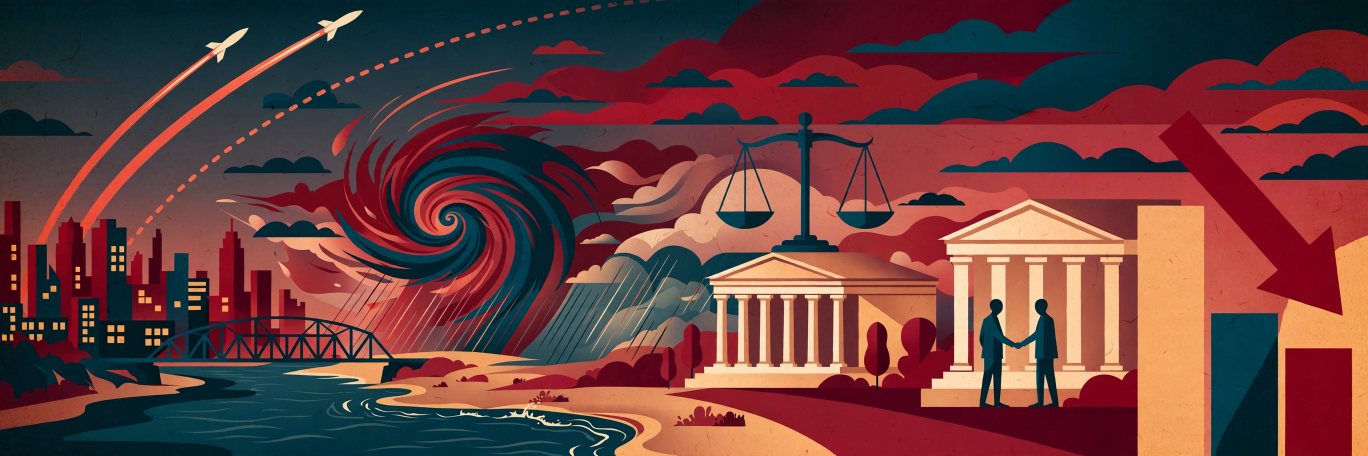
#> input picture media-generation-hero-illustration-0-f5723e1d-ddcb-4ed3-b128-feea34725a9c.png, 2736 x 912 px (shown at 1/2 size)
$ python build_poster.py
#> lines starting #> are read from the running program, lines starting #| are printed output that depends on the picture
#!/usr/bin/env python3
"""Compose the news-image-20261121 entry poster (1024x1024 PNG).

Layout (deliberately different from the 20261120 poster): a full-width
hero illustration on top, a crimson masthead strip under it, one
full-width lead story, then the remaining four stories in a 2x2 grid of
cards, and a sources footer. All text is drawn here with DejaVu fonts
so every label is crisp and legible.
"""
import os
from PIL import Image, ImageDraw, ImageFont

HERE = os.path.dirname(os.path.abspath(__file__))
HERO = os.path.join(
    HERE,
    "media-generation-hero-illustration-0-f5723e1d-ddcb-4ed3-b128-feea34725a9c.png",
)
OUT = os.path.join(HERE, "entry.png")

W, H = 1024, 1024
CRIMSON = (122, 31, 43)
CRIMSON_DARK = (96, 22, 32)
OCHRE = (232, 164, 32)
PAPER = (247, 243, 236)
CARD = (255, 255, 255)
CARD_LINE = (222, 216, 206)
INK = (24, 30, 38)
GREY = (92, 102, 116)
RED = (178, 44, 36)
BLUE = (31, 90, 150)
TEAL = (13, 110, 105)
BROWN = (176, 118, 8)
PURPLE = (88, 70, 140)

FONT_DIR = "/usr/share/fonts/truetype/dejavu"


def font(name, size):
    return ImageFont.truetype(os.path.join(FONT_DIR, name), size)


F_DATE = font("DejaVuSans-Bold.ttf", 54)
F_KICK = font("DejaVuSans-Bold.ttf", 18)
F_LEAD_HEAD = font("DejaVuSans-Bold.ttf", 32)
F_LEAD_BODY = font("DejaVuSans.ttf", 20)
F_HEAD = font("DejaVuSans-Bold.ttf", 26)
F_BODY = font("DejaVuSans.ttf", 18)
F_FOOT = font("DejaVuSans.ttf", 17)
F_TAG = font("DejaVuSans-Bold.ttf", 15)


def wrap(draw, text, fnt, max_w):
    """Greedy word wrap returning a list of lines fitting max_w."""
    words = text.split()
    lines, cur = [], ""
    for w in words:
        trial = (cur + " " + w).strip()
        if draw.textlength(trial, font=fnt) <= max_w:
            cur = trial
        else:
            if cur:
                lines.append(cur)
            cur = w
    if cur:
        lines.append(cur)
    return lines


# Five verified 21 November 2026 stories (kicker, headline, summary, accent).
LEAD = (
    "MISSILES LAND IN POLAND",
    "Russia's biggest November strike hits Kyiv",
    "111 missiles, 404 drones; 8 killed, 3 bridges hit \u2014 Kh-101 lands in Poland, NATO jets scrambled",
    RED,
)
CARDS = [
    (
        "TRUMP MEETS MAMDANI",
        "Rivals turn cordial in the Oval Office",
        "Trump \u2018confident\u2019 Mamdani can do a good job: \u2018we agree on a lot more than I thought\u2019",
        BLUE,
    ),
    (
        "DENMARK EXPELS ENVOY",
        "Russia \u2018plotted to kill rapper\u2019",
        "Kyivstoner plot foiled in September; defence attach\u00e9 out in 7 days",
        TEAL,
    ),
    (
        "CYCLONE AKVAN",
        "Odisha escapes worst of storm",
        "372,000 evacuated as storm hits Gopalpur; first November landfall since 1995",
        BROWN,
    ),
    (
        "BANK DATA BREACH",
        "JPMorgan, Visa, Mastercard hit",
        "Vendor breach claimed by group n0n; 16,000+ emails out, no payment data hit",
        PURPLE,
    ),
]

poster = Image.new("RGB", (W, H), PAPER)
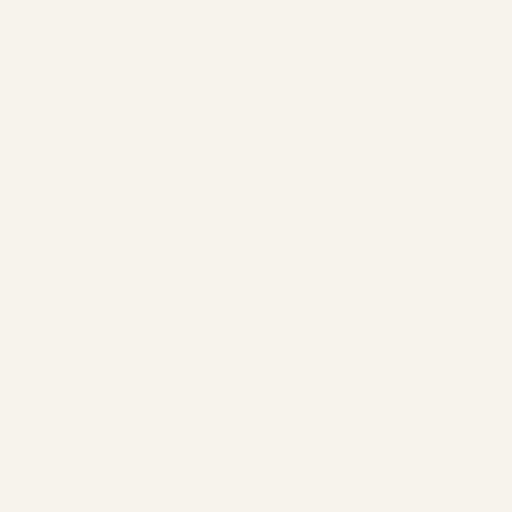
#> poster: PIL image 1024x1024 RGB (shown at 1/2 size); mean R, G, B 247, 243, 236
d = ImageDraw.Draw(poster)

# --- Hero illustration, cropped to a wide band on top. ---
hero = Image.open(HERO).convert("RGB")
#> hero is the input picture: PIL image 2736x912 RGB; mean R, G, B 105, 62.5, 62
crop_h = int(hero.width * 320 / 1024)
#> crop_h = 855
top = max(0, (hero.height - crop_h) // 2 - 30)
#> top = 0
hero = hero.crop((0, top, hero.width, top + crop_h))
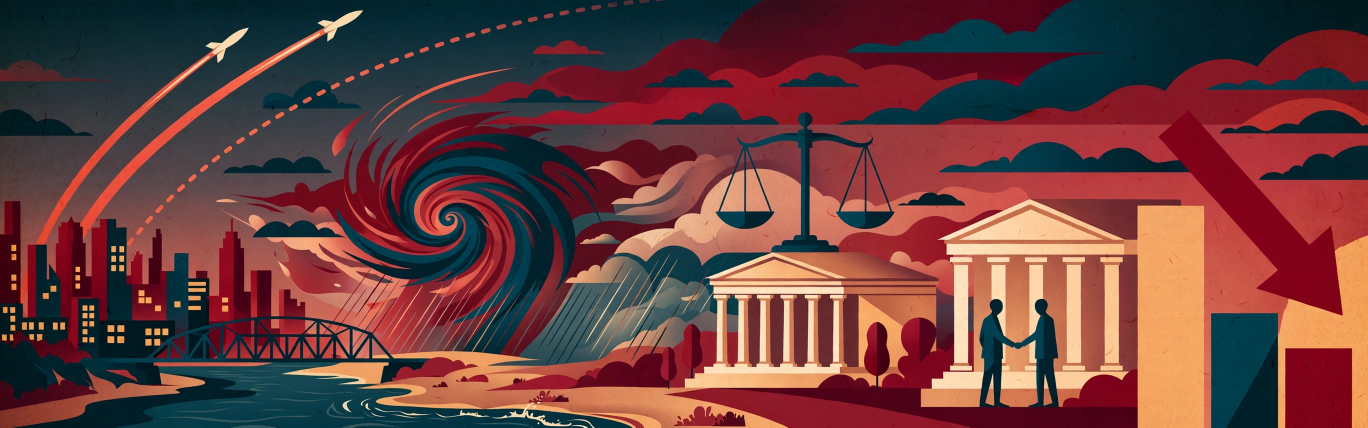
#> hero: PIL image 2736x855 RGB (shown at 1/2 size); mean R, G, B 106.2, 62.7, 62.3
hero = hero.resize((W, 320), Image.LANCZOS)
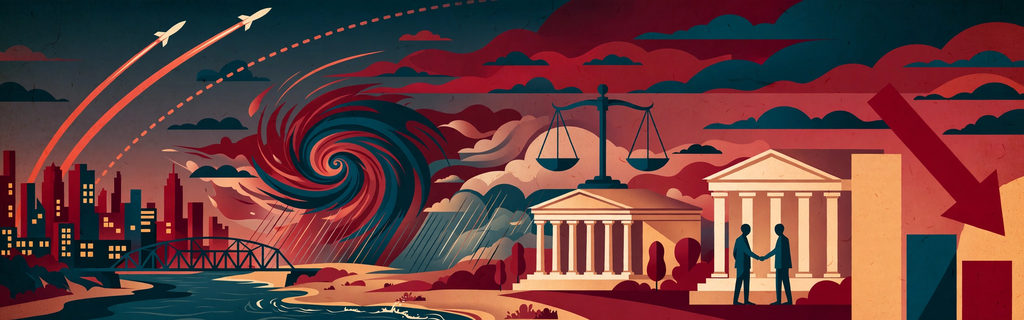
#> hero: PIL image 1024x320 RGB; mean R, G, B 106.3, 62.7, 62.3
poster.paste(hero, (0, 0))
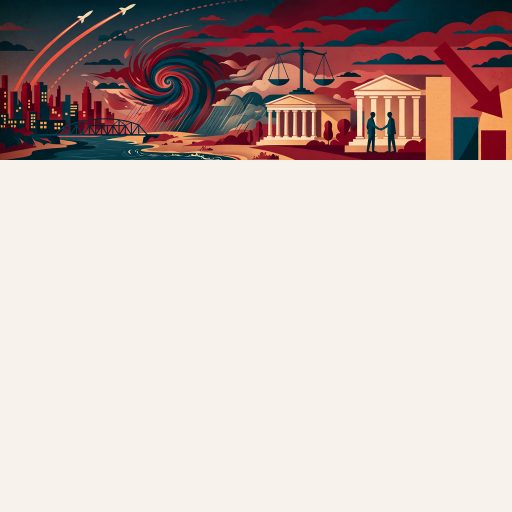
#> poster: PIL image 1024x1024 RGB (shown at 1/2 size); mean R, G, B 203, 186.7, 181.7

# --- Masthead strip under the hero. ---
d.rectangle([0, 320, W, 420], fill=CRIMSON)
d.text((40, 334), "THE WORLD IN ONE IMAGE", font=F_KICK, fill=OCHRE)
d.text((40, 358), "21 NOVEMBER 2026", font=F_DATE, fill=(255, 255, 255))
d.text((W - 40, 336), "SATURDAY", font=F_KICK, fill=(255, 255, 255), anchor="ra")
d.text((W - 40, 362), "WORLD NEWS", font=F_KICK, fill=(255, 255, 255), anchor="ra")
d.rectangle([0, 420, W, 424], fill=OCHRE)

# --- Lead story, full width. ---
kicker, head, body, accent = LEAD
d.rounded_rectangle([40, 442, 168, 470], radius=6, fill=accent)
d.text((104, 456), "LEAD STORY", font=F_TAG, fill=(255, 255, 255), anchor="mm")
d.text((188, 438), kicker, font=F_KICK, fill=accent)
d.text((40, 478), head, font=F_LEAD_HEAD, fill=INK)
lead_lines = wrap(d, body, F_LEAD_BODY, W - 80)
#> lead_lines = 2 items
ly = 516
for line in lead_lines[:2]:
    d.text((40, ly), line, font=F_LEAD_BODY, fill=GREY)
    ly += 26
#> this loop made 2 passes
#> ly on pass 1: 542
#> (line, ly) on pass 2: ('scrambled', 568)
#> after the loop, ly = 568
d.line([40, 566, W - 40, 566], fill=CARD_LINE, width=2)

# --- Four stories in a 2x2 grid of cards. ---
GRID_TOP = 580
GRID_LEFT = 40
CARD_W = 464
CARD_H = 182
GAP_X = 16
GAP_Y = 14
for i, (kicker, head, body, accent) in enumerate(CARDS):
    col, row = i % 2, i // 2
    x0 = GRID_LEFT + col * (CARD_W + GAP_X)
    y0 = GRID_TOP + row * (CARD_H + GAP_Y)
    x1, y1 = x0 + CARD_W, y0 + CARD_H
    d.rounded_rectangle([x0, y0, x1, y1], radius=10, fill=CARD, outline=CARD_LINE, width=2)
    d.rectangle([x0 + 10, y0, x1 - 10, y0 + 6], fill=accent)
    tx = x0 + 20
    d.text((tx, y0 + 22), kicker, font=F_KICK, fill=accent)
    head_lines = wrap(d, head, F_HEAD, CARD_W - 40)
    hy = y0 + 50
    for line in head_lines[:2]:
        d.text((tx, hy), line, font=F_HEAD, fill=INK)
        hy += 32
    body_lines = wrap(d, body, F_BODY, CARD_W - 40)
    by = hy + 6
    for line in body_lines[:2]:
        d.text((tx, by), line, font=F_BODY, fill=GREY)
        by += 24
#> this loop made 4 passes
#> head_lines on passes 1 to 4: ['Rivals turn cordial in the', 'Oval Office'], ['Russia ‘plotted to kill', 'rapper’'], ['Odisha escapes worst of', 'storm'], ['JPMorgan, Visa, Mastercard', 'hit']

# --- Footer: sources. ---
d.text(
    (40, 986),
    "Sources: Reuters, AP, CNN, The Hindu, Al Jazeera  |  21 Nov 2026",
    font=F_FOOT,
    fill=GREY,
)

poster.save(OUT, "PNG", optimize=True)
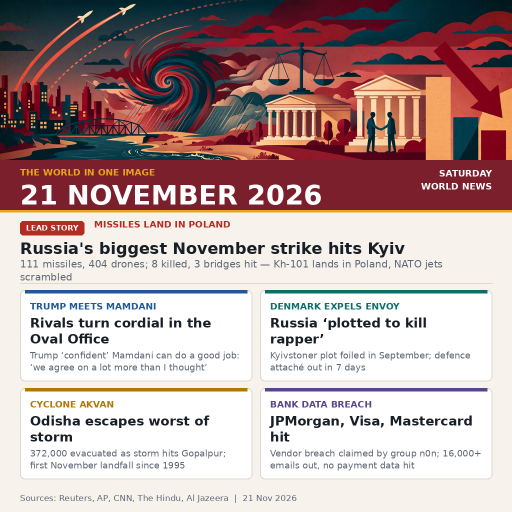
#> saved as entry.png: PIL image 1024x1024 RGB (shown at 1/2 size); mean R, G, B 184.2, 161.6, 160.3
print("wrote", OUT, os.path.getsize(OUT), "bytes", poster.size)
#| wrote entry.png 527232 bytes (1024, 1024)
